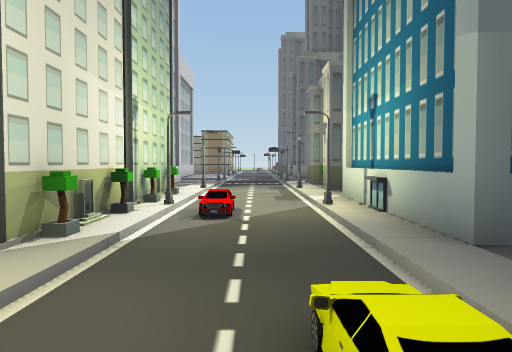
view 1 (above)

24 first-person views from a walk through a Unity game level. The camera is 1.4 m above the floor, tilts 2° down and sees 70° across. The floor is counted in squares, 2 m on a side. Each view is taken from the middle of a square. On the plan, view 1 faces up. The plan holds only what a view shows up to about 11 squares ahead; the rest is blank. The place goes on beyond the plan.

view 2
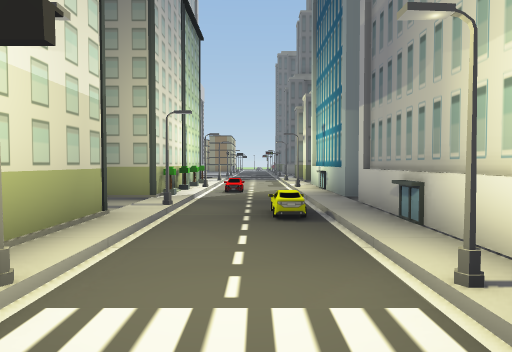

view 3
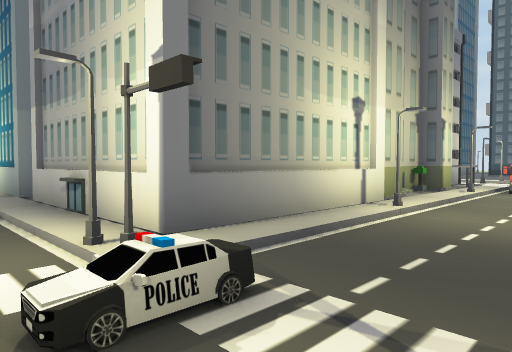

view 4
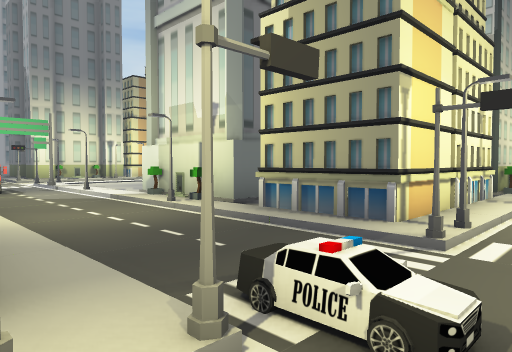

view 5
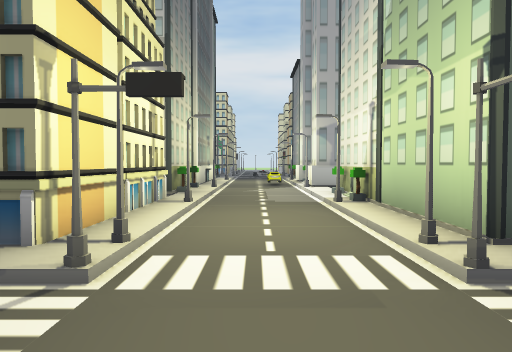

view 6
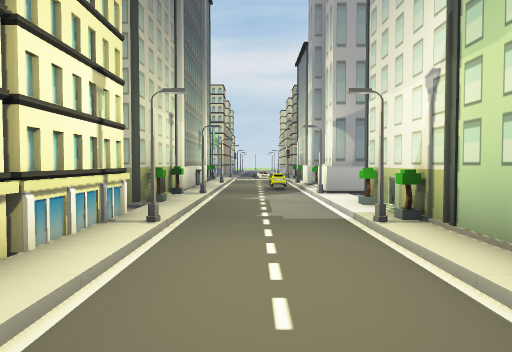

view 7
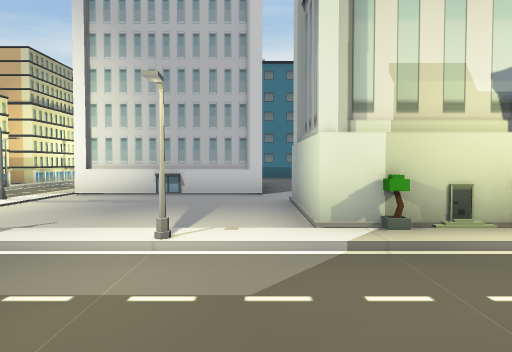

view 8
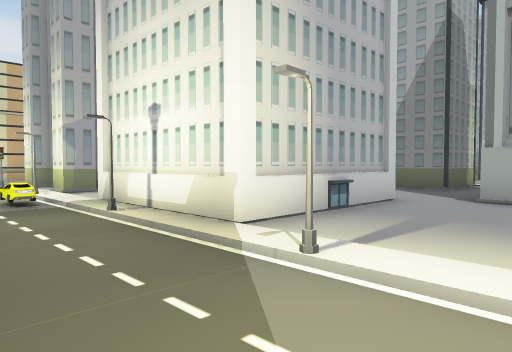

view 9
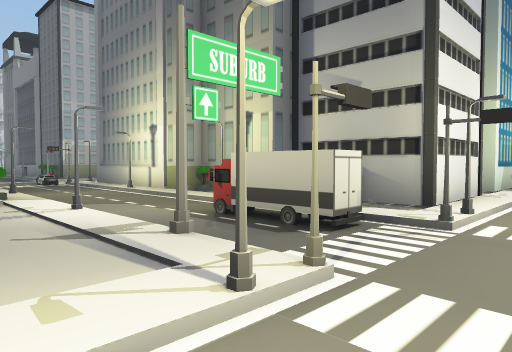

view 10
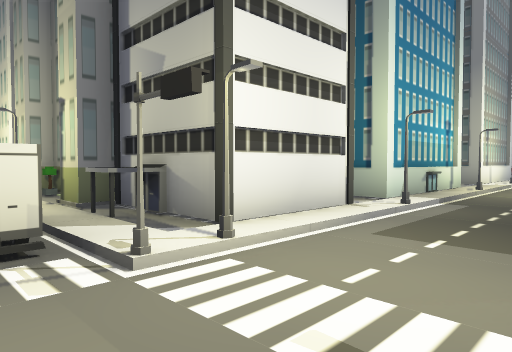

view 11
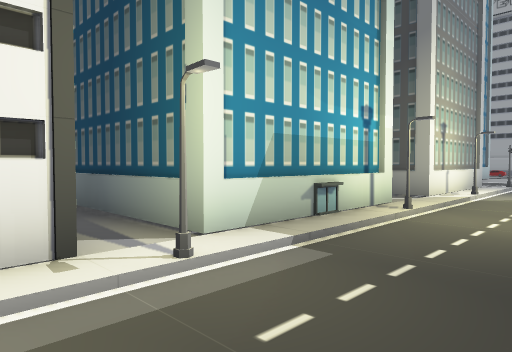

view 12
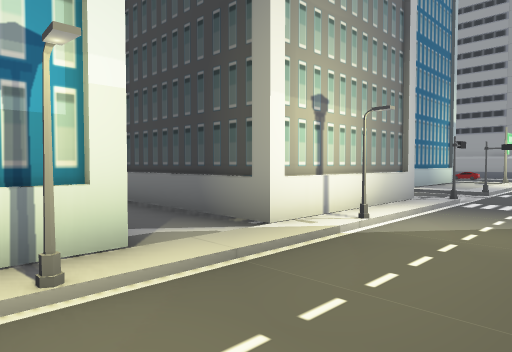

view 13
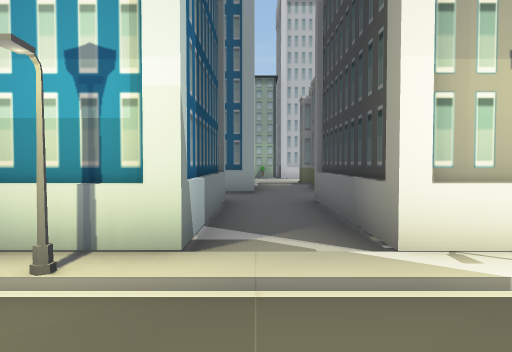

view 14
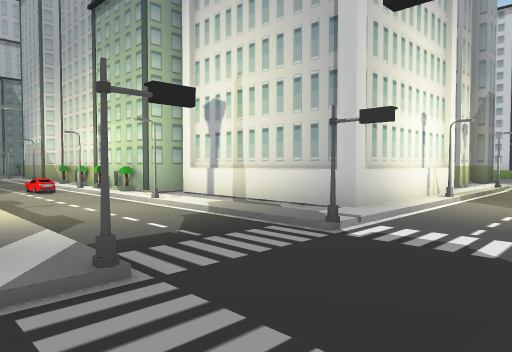

view 15
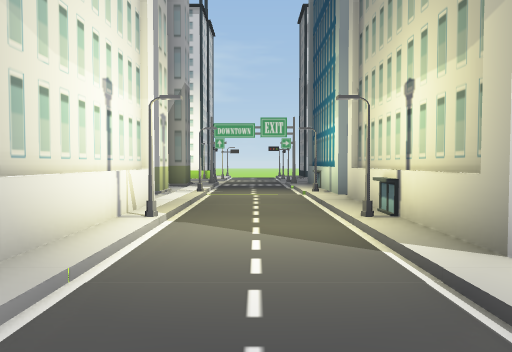

view 16
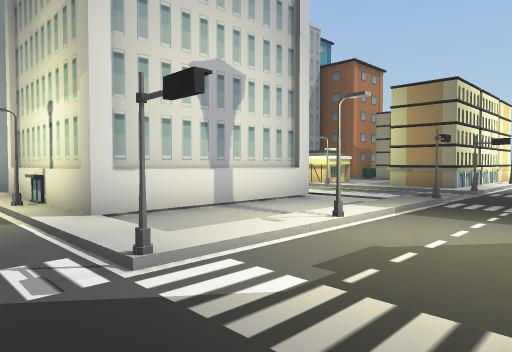

view 17
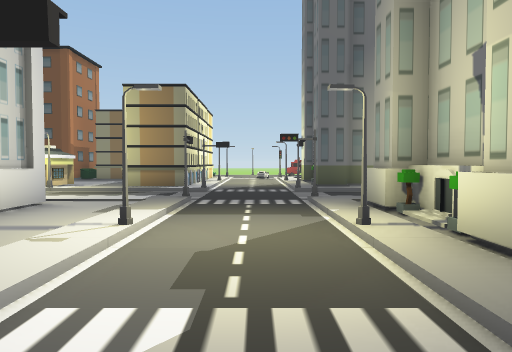

view 18
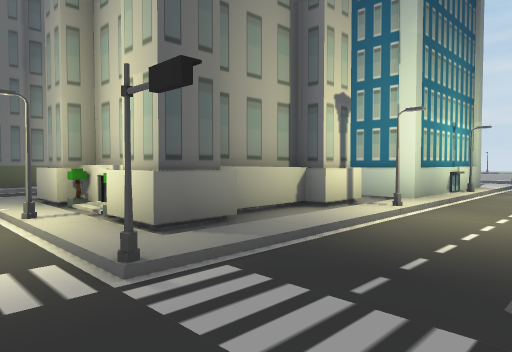

view 19
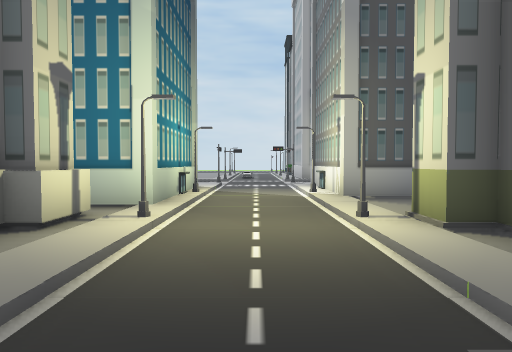

view 20
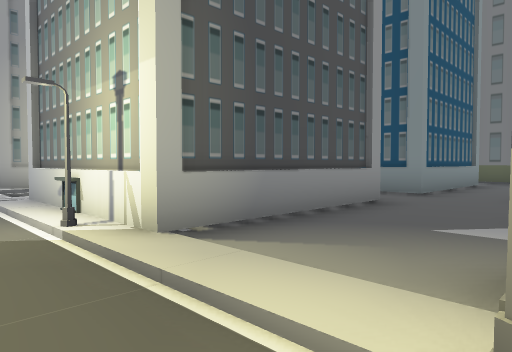

view 21
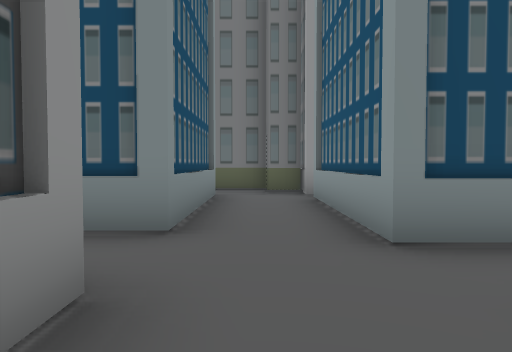

view 22
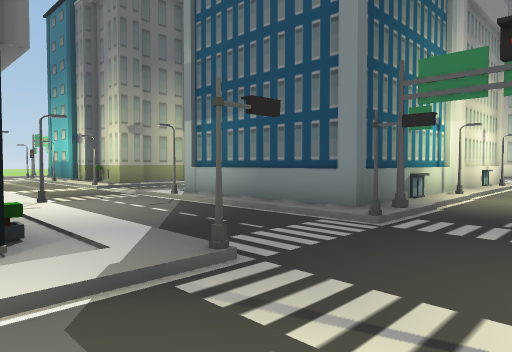

view 23
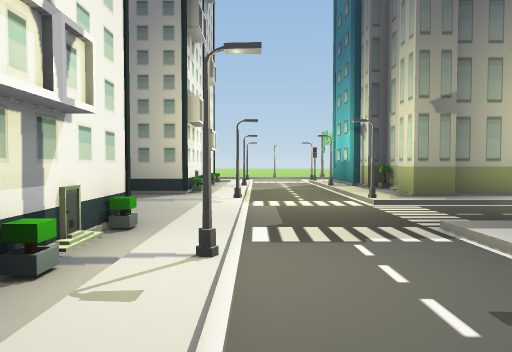

view 24
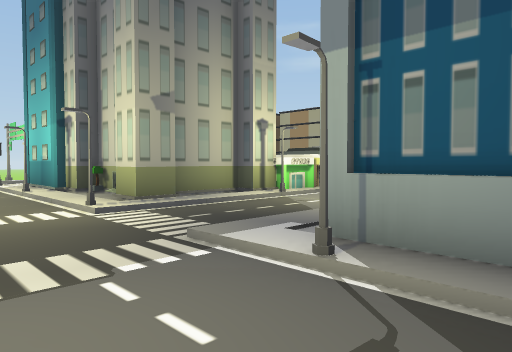

### Floor plan
Key: @ floor where view 1 was taken; # wall or solid block; x gap in a wall; . main floor; : floor 0.25 m higher than the main floor; / step, stairs or slope; ^ raised ledge; S streetlight; T tower; I sign; O other object.
Columns run from 17 left of view 1 to 15 right of it. Each row starts with its distance up from view 1.
 27  OO.S#        OOO
 26  ...:##       OO.
 25 #O..:#### OO..OO..:
 24 ..S.S#..#OOO..OO..:##
 23 ..S.S...S.  S...#.#..
 22 .........   ........
 21 #O......     ...#.#.
 20 #...:T       T....:#
 19 #OS.ST       .....:#
 18  O..:T       ...S.S^
 17  O..:T       .....:#### T    ..
 16  ...:TTTTTTTTT....:##...TTTT...
 15 ::#.:#..S...S...#.#...S...S...#
 14 ...............................
 13 .    #..S...S...#.#...S...S...#.
 12      x..x.TTTTT...: ..#..TTTTT..
 11               T...:  ##..T   T..
 10               T...:    ..T   T..
  9               T.S.S#  #..T   TS.
  8               ##..:.  ...TTTTT..:
  7                #..:T  TT........:
  6                #S.:T   T.TTTTTS.
  5                #.OST   T.T   T..:
  4                #..:T   T.T   T..
  3               ##..:T   T.T   T..:
  2                ...:T   T.TTTTTS.:
  1                .S/:T   ###   #..
  0                #.@:T   T #   #..:
 -1                #..:T    ######..
 -2                 S.STTTT##.##^.S.
 -3                  .O...S...SOOO..
 -4                 ...........OOO...
 -5                .#.....S...S.I...
 -6                #S.SOO.###.....S.
 -7                #..:OO ###.......:
 -8                #..:OO   #.......
 -9                #S.SOO   #.....S.
-10                #..:......TTTTT..
-11                #..:###...    T..
-12                .S.:###       TS.O
-13                #..S#         T..:
-14                #..:T         T..
-15                #O.:T         .O.
-16                #..:T         .S

Where each view was taken, in squares from view 1:
view 1: 0 up, 0 right, facing up
view 2: 4 down, 0 right, facing up
view 3: 5 down, 0 right, facing up-right
view 4: 2 down, 0 right, facing down-right
view 5: 3 down, 0 right, facing down
view 6: 5 down, 0 right, facing down
view 7: 2 down, 8 right, facing down
view 8: 7 down, 15 right, facing down-left
view 9: 7 down, 14 right, facing up-left
view 10: 4 down, 15 right, facing up-left
view 11: 0 up, 15 right, facing up-left
view 12: 5 up, 15 right, facing up-left
view 13: 7 up, 15 right, facing left
view 14: 15 up, 2 right, facing down-left
view 15: 14 up, 1 left, facing left
view 16: 14 up, 1 right, facing up-left
view 17: 14 up, 0 right, facing up
view 18: 13 up, 0 right, facing up-right
view 19: 14 up, 1 right, facing right
view 20: 14 up, 5 right, facing down-right
view 21: 10 up, 7 right, facing down
view 22: 13 up, 17 left, facing up-right
view 23: 17 up, 15 left, facing up
view 24: 18 up, 15 left, facing up-right
